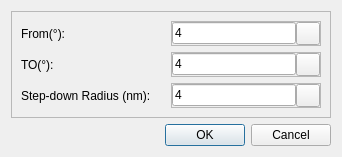
<?xml version="1.0" encoding="UTF-8"?>
<ui version="4.0">
 <class>ui_SplitSector</class>
 <widget class="QDialog" name="ui_SplitSector">
  <property name="geometry">
   <rect>
    <x>0</x>
    <y>0</y>
    <width>338</width>
    <height>151</height>
   </rect>
  </property>
  <property name="windowTitle">
   <string>Split Sector</string>
  </property>
  <layout class="QVBoxLayout" name="verticalLayout">
   <item>
    <widget class="QFrame" name="frame">
     <property name="frameShape">
      <enum>QFrame::StyledPanel</enum>
     </property>
     <property name="frameShadow">
      <enum>QFrame::Raised</enum>
     </property>
     <layout class="QVBoxLayout" name="verticalLayout_2">
      <item>
       <widget class="QFrame" name="frame_Length">
        <property name="frameShape">
         <enum>QFrame::NoFrame</enum>
        </property>
        <property name="frameShadow">
         <enum>QFrame::Raised</enum>
        </property>
        <layout class="QHBoxLayout" name="horizontalLayout_65">
         <property name="spacing">
          <number>0</number>
         </property>
         <property name="margin">
          <number>0</number>
         </property>
         <item>
          <widget class="QLabel" name="label_73">
           <property name="minimumSize">
            <size>
             <width>150</width>
             <height>0</height>
            </size>
           </property>
           <property name="maximumSize">
            <size>
             <width>150</width>
             <height>16777215</height>
            </size>
           </property>
           <property name="font">
            <font>
             <weight>50</weight>
             <bold>false</bold>
            </font>
           </property>
           <property name="text">
            <string>From(°):</string>
           </property>
          </widget>
         </item>
         <item>
          <widget class="QFrame" name="frame_APV_8">
           <property name="minimumSize">
            <size>
             <width>150</width>
             <height>0</height>
            </size>
           </property>
           <property name="maximumSize">
            <size>
             <width>150</width>
             <height>16777215</height>
            </size>
           </property>
           <property name="frameShape">
            <enum>QFrame::StyledPanel</enum>
           </property>
           <property name="frameShadow">
            <enum>QFrame::Raised</enum>
           </property>
           <layout class="QHBoxLayout" name="horizontalLayout_12">
            <property name="spacing">
             <number>0</number>
            </property>
            <property name="margin">
             <number>0</number>
            </property>
            <item>
             <widget class="QLineEdit" name="txtFrom">
              <property name="enabled">
               <bool>true</bool>
              </property>
              <property name="font">
               <font>
                <weight>50</weight>
                <bold>false</bold>
               </font>
              </property>
              <property name="text">
               <string>4</string>
              </property>
             </widget>
            </item>
            <item>
             <widget class="QToolButton" name="btnMeasureDegreeFrom">
              <property name="text">
               <string/>
              </property>
              <property name="icon">
               <iconset>
                <normaloff>:/gnss_item/coordinate_capture.png</normaloff>:/gnss_item/coordinate_capture.png</iconset>
              </property>
             </widget>
            </item>
           </layout>
          </widget>
         </item>
        </layout>
       </widget>
      </item>
      <item>
       <widget class="QFrame" name="frame_Length_2">
        <property name="frameShape">
         <enum>QFrame::NoFrame</enum>
        </property>
        <property name="frameShadow">
         <enum>QFrame::Raised</enum>
        </property>
        <layout class="QHBoxLayout" name="horizontalLayout_66">
         <property name="spacing">
          <number>0</number>
         </property>
         <property name="margin">
          <number>0</number>
         </property>
         <item>
          <widget class="QLabel" name="label_74">
           <property name="minimumSize">
            <size>
             <width>150</width>
             <height>0</height>
            </size>
           </property>
           <property name="maximumSize">
            <size>
             <width>150</width>
             <height>16777215</height>
            </size>
           </property>
           <property name="font">
            <font>
             <weight>50</weight>
             <bold>false</bold>
            </font>
           </property>
           <property name="text">
            <string>TO(°):</string>
           </property>
          </widget>
         </item>
         <item>
          <widget class="QFrame" name="frame_APV_9">
           <property name="minimumSize">
            <size>
             <width>150</width>
             <height>0</height>
            </size>
           </property>
           <property name="maximumSize">
            <size>
             <width>150</width>
             <height>16777215</height>
            </size>
           </property>
           <property name="frameShape">
            <enum>QFrame::StyledPanel</enum>
           </property>
           <property name="frameShadow">
            <enum>QFrame::Raised</enum>
           </property>
           <layout class="QHBoxLayout" name="horizontalLayout_13">
            <property name="spacing">
             <number>0</number>
            </property>
            <property name="margin">
             <number>0</number>
            </property>
            <item>
             <widget class="QLineEdit" name="txtTo">
              <property name="enabled">
               <bool>true</bool>
              </property>
              <property name="font">
               <font>
                <weight>50</weight>
                <bold>false</bold>
               </font>
              </property>
              <property name="text">
               <string>4</string>
              </property>
             </widget>
            </item>
            <item>
             <widget class="QToolButton" name="btnMeasureDegreeTo">
              <property name="text">
               <string/>
              </property>
              <property name="icon">
               <iconset>
                <normaloff>:/gnss_item/coordinate_capture.png</normaloff>:/gnss_item/coordinate_capture.png</iconset>
              </property>
             </widget>
            </item>
           </layout>
          </widget>
         </item>
        </layout>
       </widget>
      </item>
      <item>
       <widget class="QFrame" name="frame_Length_3">
        <property name="frameShape">
         <enum>QFrame::NoFrame</enum>
        </property>
        <property name="frameShadow">
         <enum>QFrame::Raised</enum>
        </property>
        <layout class="QHBoxLayout" name="horizontalLayout_67">
         <property name="spacing">
          <number>0</number>
         </property>
         <property name="margin">
          <number>0</number>
         </property>
         <item>
          <widget class="QLabel" name="label_75">
           <property name="minimumSize">
            <size>
             <width>150</width>
             <height>0</height>
            </size>
           </property>
           <property name="maximumSize">
            <size>
             <width>150</width>
             <height>16777215</height>
            </size>
           </property>
           <property name="font">
            <font>
             <weight>50</weight>
             <bold>false</bold>
            </font>
           </property>
           <property name="text">
            <string>Step-down Radius (nm):</string>
           </property>
          </widget>
         </item>
         <item>
          <widget class="QFrame" name="frame_APV_10">
           <property name="minimumSize">
            <size>
             <width>150</width>
             <height>0</height>
            </size>
           </property>
           <property name="maximumSize">
            <size>
             <width>150</width>
             <height>16777215</height>
            </size>
           </property>
           <property name="frameShape">
            <enum>QFrame::StyledPanel</enum>
           </property>
           <property name="frameShadow">
            <enum>QFrame::Raised</enum>
           </property>
           <layout class="QHBoxLayout" name="horizontalLayout_14">
            <property name="spacing">
             <number>0</number>
            </property>
            <property name="margin">
             <number>0</number>
            </property>
            <item>
             <widget class="QLineEdit" name="txtRadius">
              <property name="enabled">
               <bool>true</bool>
              </property>
              <property name="font">
               <font>
                <weight>50</weight>
                <bold>false</bold>
               </font>
              </property>
              <property name="text">
               <string>4</string>
              </property>
             </widget>
            </item>
            <item>
             <widget class="QToolButton" name="btnMeasureRadius">
              <property name="text">
               <string/>
              </property>
              <property name="icon">
               <iconset>
                <normaloff>:/gnss_item/coordinate_capture.png</normaloff>:/gnss_item/coordinate_capture.png</iconset>
              </property>
             </widget>
            </item>
           </layout>
          </widget>
         </item>
        </layout>
       </widget>
      </item>
     </layout>
    </widget>
   </item>
   <item>
    <widget class="QDialogButtonBox" name="buttonBox">
     <property name="orientation">
      <enum>Qt::Horizontal</enum>
     </property>
     <property name="standardButtons">
      <set>QDialogButtonBox::Cancel|QDialogButtonBox::Ok</set>
     </property>
    </widget>
   </item>
  </layout>
 </widget>
 <resources/>
 <connections>
  <connection>
   <sender>buttonBox</sender>
   <signal>accepted()</signal>
   <receiver>ui_SplitSector</receiver>
   <slot>accept()</slot>
   <hints>
    <hint type="sourcelabel">
     <x>248</x>
     <y>254</y>
    </hint>
    <hint type="destinationlabel">
     <x>157</x>
     <y>274</y>
    </hint>
   </hints>
  </connection>
  <connection>
   <sender>buttonBox</sender>
   <signal>rejected()</signal>
   <receiver>ui_SplitSector</receiver>
   <slot>reject()</slot>
   <hints>
    <hint type="sourcelabel">
     <x>316</x>
     <y>260</y>
    </hint>
    <hint type="destinationlabel">
     <x>286</x>
     <y>274</y>
    </hint>
   </hints>
  </connection>
 </connections>
</ui>
